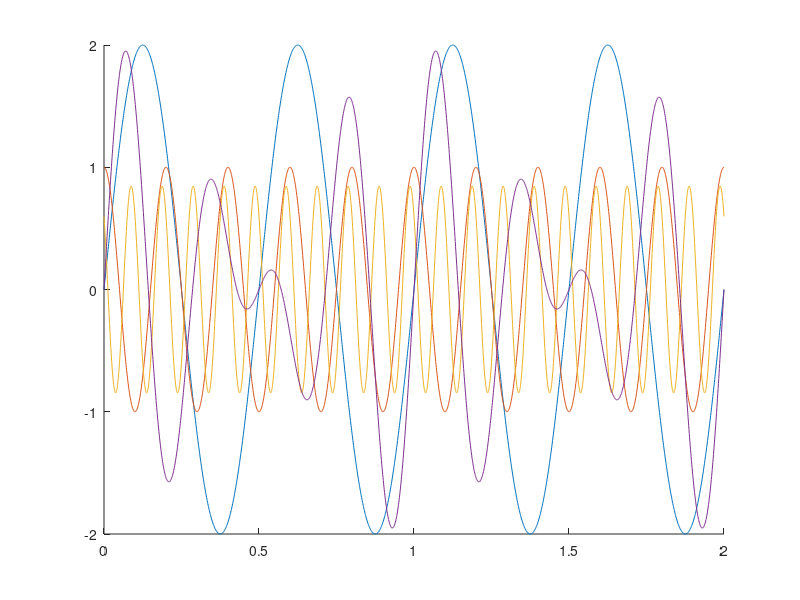

MATLAB code for this plot:
t = 0:0.001:2;

x = 2 * sin(4 * pi * t);
%A = 2, f = 2, T = 1/f = 0.5, phi = 0

y = sin(10 * pi * t + pi/2);
%A = 1, f = 5, T = 1/f = 0.2, phi = pi/2

p = sin(20 * pi * t + 70 * pi / 180) ...
    + sin(20 * pi * t + 200 * pi / 180);
fp = gcd(10, 10); % f = 10
%A = 1, f = 10, T = 0.1

z = sin(6 * pi * t ) + sin(8 * pi * t);
fz = gcd(3, 4);
%A = 1, f = 1, T = 1

hold on
plot(t, x);
plot(t, y);
plot(t, p);
plot(t, z);
hold off